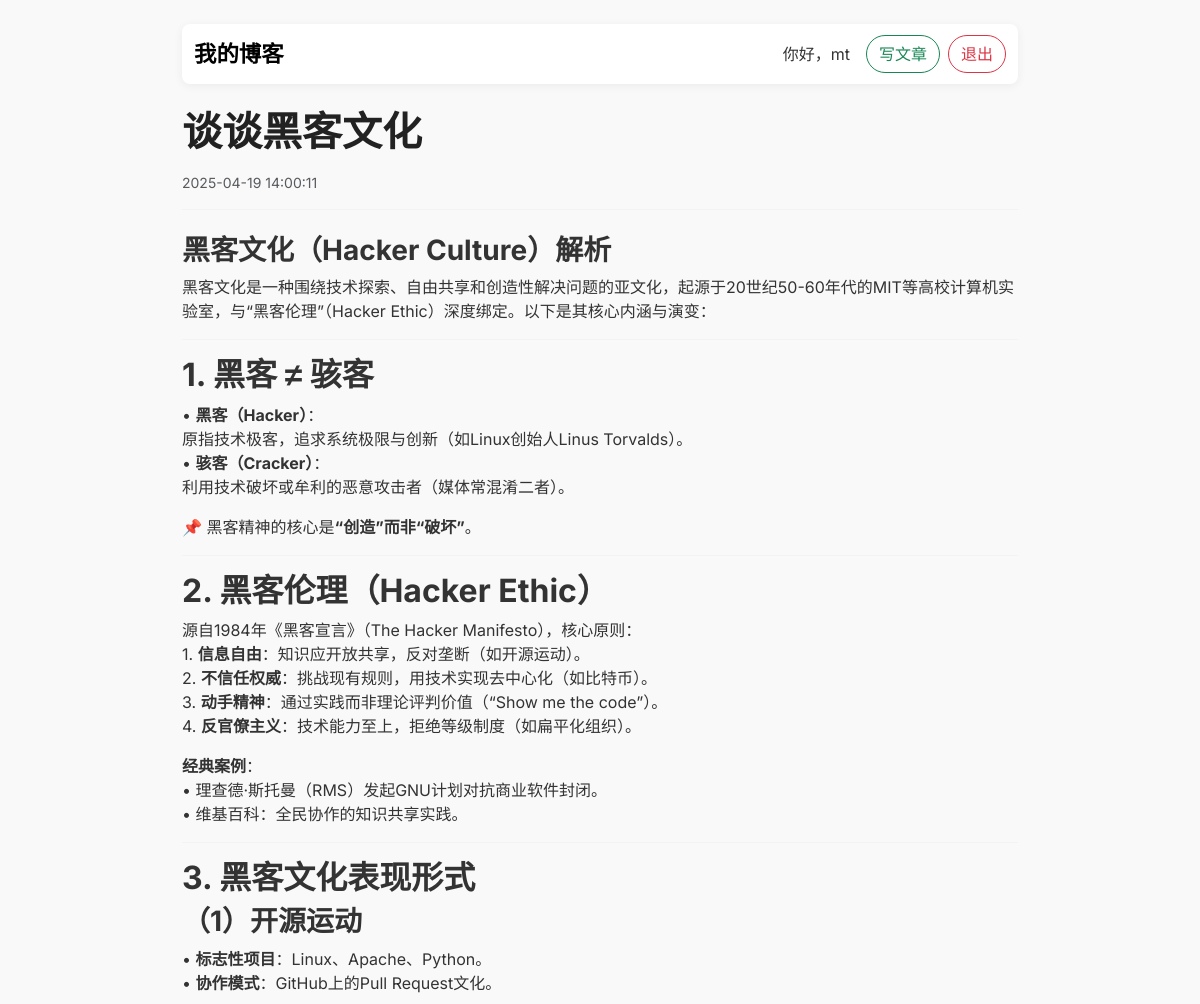
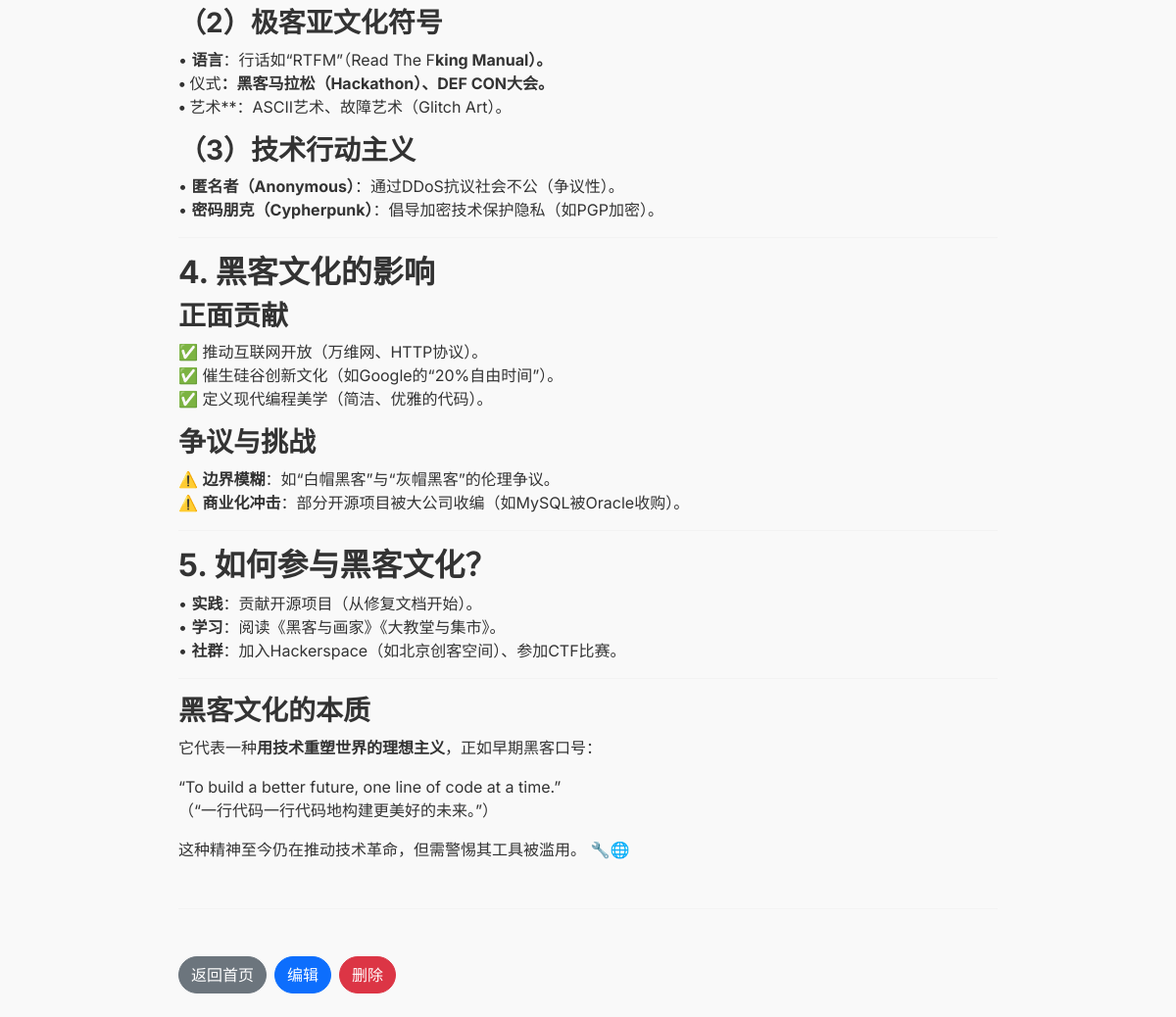
The app's page /post/2 (signed in) with its own data (2 pictures, top to bottom).
### models.py (models this page shows, shortened)
class User(db.Model, UserMixin):
    id = db.Column(db.Integer, primary_key=True)
    username = db.Column(db.String(64), unique=True, nullable=False)
    password_hash = db.Column(db.String(128), nullable=False)
    posts = db.relationship('Post', backref='author', lazy=True)

class Post(db.Model):
    id = db.Column(db.Integer, primary_key=True)
    title = db.Column(db.String(100), nullable=False)
    content = db.Column(db.Text, nullable=False)
    created_at = db.Column(db.DateTime, default=datetime.utcnow)
    user_id = db.Column(db.Integer, db.ForeignKey('user.id'))

### app.py (the view)
@app.route('/post/<int:post_id>')
def post_detail(post_id):
    post = Post.query.get(post_id)
    if post is None:
        abort(404)
    content_html = markdown.markdown(post.content, extensions=['fenced_code', 'codehilite'])
    return render_template('post_detail.html', post=post, content_html=content_html)

### app.py (called while the page is built)
@login_manager.user_loader
def load_user(user_id):
    return User.query.get(int(user_id))

### templates/post_detail.html (shortened to what this page needs)
<!DOCTYPE html>
<html lang="zh">
<head>
    <link href="https://cdn.jsdelivr.net/npm/bootstrap@5.3.0/dist/css/bootstrap.min.css" rel="stylesheet">
</head>
<body class="container py-4">
    <nav class="navbar navbar-expand-lg navbar-light mb-4 rounded-3">
        <div class="container-fluid">
            <a class="navbar-brand" href="{{ url_for('index') }}">我的博客</a>
            <div class="d-flex align-items-center ms-auto">
                {% if current_user.is_authenticated %}
                <span class="me-3">你好，{{ current_user.username }}</span>
                <a href="{{ url_for('create') }}" class="btn btn-outline-success me-2">写文章</a>
                <a href="{{ url_for('logout') }}" class="btn btn-outline-danger">退出</a>
                {% else %}
                <a href="{{ url_for('login') }}" class="btn btn-outline-primary me-2">登录</a>
                <a href="{{ url_for('register') }}" class="btn btn-outline-secondary">注册</a>
                {% endif %}
            </div>
        </div>
    </nav>
    <h1 class="mb-3">{{ post.title }}</h1>
    <p class="text-muted small">{{ post.created_at.strftime('%Y-%m-%d %H:%M:%S') }}</p>
    <hr>
    <div class="mt-4">
        {{ content_html | safe }}
    </div>
    <hr class="my-5">
    <div class="d-flex flex-wrap gap-2">
        <a href="{{ url_for('index') }}" class="btn btn-secondary">返回首页</a>
        <a href="{{ url_for('edit', post_id=post.id) }}" class="btn btn-primary">编辑</a>
        <form action="{{ url_for('delete', post_id=post.id) }}" method="POST" class="d-inline"
            onsubmit="return confirm('确定要删除这篇文章吗？');">
            <button type="submit" class="btn btn-danger">删除</button>
        </form>
    </div>
</body>
</html>

### templates/post_detail.html (style rules this page uses)
body { font-family: 'Inter', sans-serif; background-color: #f9f9f9; color: #333; }
.container { max-width: 860px; }
.navbar { background-color: #ffffff !important; box-shadow: 0 2px 10px rgba(0, 0, 0, 0.06); }
.navbar-brand { font-weight: 700; font-size: 1.4rem; }
h1 { font-weight: 700; color: #222; }
.btn { border-radius: 999px; }
hr { border-top: 1px solid #e0e0e0; }

### records on screen
User: username "mt"
Post: title "谈谈黑客文化", created_at "2025-04-19 14:00:11"
